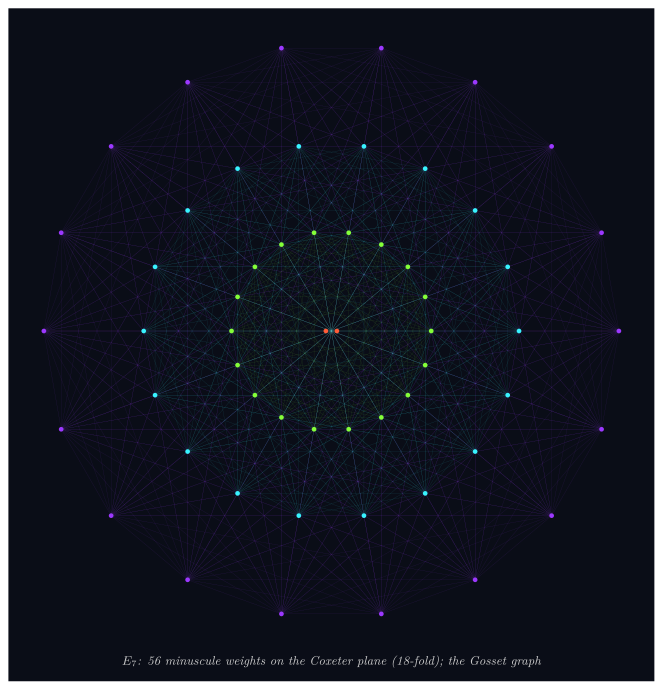

Write Python code to recreate this figure.
import numpy as np, colorsys, itertools
P=np.load('/tmp/e7_P.npy'); W=np.load('/tmp/e7_W.npy'); n=len(W)
H=np.round(W@W.T).astype(int)
radii=np.round(np.hypot(P[:,0],P[:,1]),4); rings=sorted(set(radii))
ring_of={r:i for i,r in enumerate(rings)}
s=7.3/max(rings)
cols=[colorsys.hsv_to_rgb(0.03+0.72*i/(len(rings)-1),0.78,1.0) for i in range(len(rings))]
E=[(i,j) for i,j in itertools.combinations(range(n),2) if H[i,j]==1]   # Gosset graph, 27-regular
o=[r"\documentclass[tikz,border=6pt]{standalone}",r"\usepackage{tikz}",r"\begin{document}",r"\begin{tikzpicture}"]
for i,(r,g,b) in enumerate(cols): o.append(fr"\definecolor{{ring{i}}}{{rgb}}{{{r:.3f},{g:.3f},{b:.3f}}}")
o.append(r"\definecolor{bg}{rgb}{0.04,0.05,0.09}")
o.append(r"\fill[bg] (-8.2,-8.9) rectangle (8.2,8.2);")
for i,j in E:
    ro=max(ring_of[radii[i]],ring_of[radii[j]])
    o.append(fr"\draw[ring{ro},line width=0.12pt,opacity=0.30] ({P[i,0]*s:.3f},{P[i,1]*s:.3f})--({P[j,0]*s:.3f},{P[j,1]*s:.3f});")
for k in range(n):
    # nudge the 2 central points apart so both are visible
    x,y=P[k,0]*s,P[k,1]*s
    if radii[k]<1e-6: x+= (0.14 if k%2==0 else -0.14)
    o.append(fr"\fill[ring{ring_of[radii[k]]}] ({x:.3f},{y:.3f}) circle (1.7pt);")
o.append(r"\node[white!80!black,font=\small\itshape] at (0,-8.4) {$E_7$: 56 minuscule weights on the Coxeter plane (18-fold); the Gosset graph};")
o+=[r"\end{tikzpicture}",r"\end{document}"]
open('/Users/robin/git/graphviz/e8/e7_mandala.tex','w').write("\n".join(o))
print("E7 Gosset-graph edges:",len(E),"(expect 56*27/2 = 756)")
